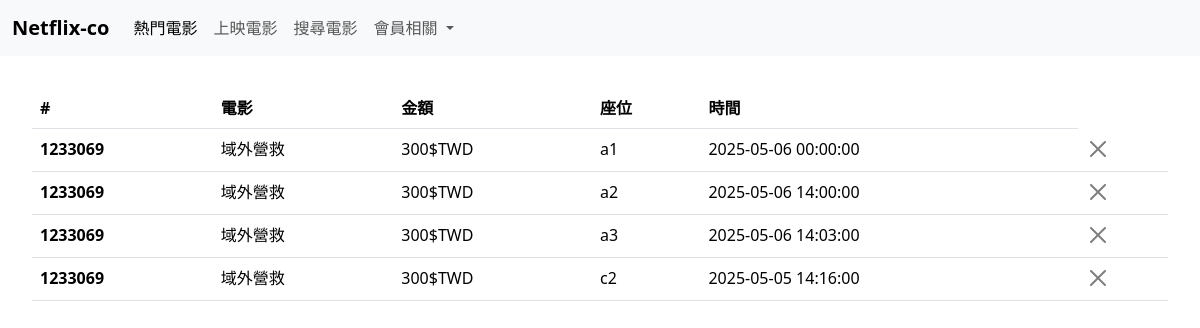
Screenshot of /booking/history (signed in) with the database file from the repository.
### app/models.py (models this page shows)
class Booking(Base):
    __tablename__ = 'booking'
    id = Column(Integer, primary_key=True)
    user_id = Column(Integer, ForeignKey('users.id'), nullable=False)
    movie_id = Column(Integer, ForeignKey('movies.id'), nullable=False)
    seat_id = Column(Integer, ForeignKey('seats.id'), nullable=False)
    booking_time = Column(DateTime, nullable=False)
    user = relationship("User", back_populates="bookings")
    movie = relationship("Movie", back_populates="bookings")
    seats = relationship("Seat", back_populates='bookings')

class Movie(Base):
    __tablename__ = 'movies'
    id = Column(Integer, primary_key=True)
    title = Column(String(200), nullable=False)
    description = Column(String(2000), nullable=False)
    release_date = Column(String(200), nullable=False)
    bookings = relationship("Booking", back_populates="movie")
    seats = relationship("Seat", back_populates='movie')

class Seat(Base):
    __tablename__ = "seats"
    id = Column(Integer, primary_key=True)
    seat_number = Column(String, nullable=False)
    movie_id = Column(Integer, ForeignKey('movies.id'), nullable=False)
    is_taken = Column(Boolean, default=False)
    movie = relationship("Movie", back_populates='seats')
    bookings = relationship("Booking", back_populates="seats")

### app/routes/order_routes.py (the view)
@order_bp.route('/history')
def history():
    user_id = current_user.id
    bookings = db_session.query(Booking).filter_by(user_id=user_id).all()
    return render_template('history.html', bookings=bookings)

### app/__init__.py (called while the page is built)
def create_app():
    app = Flask(__name__)
    app.config.from_object(Config)
    init_db()
    seed_movies()
    create_seat()
    get_routes(app)
    login_manager.init_app(app)
    @login_manager.user_loader
    def load_user(user_id):
        return db_session.query(User).get(user_id)
    @app.teardown_appcontext
    def close_session(exception=None):
        db_session.remove()
    return app

### app/templates/history.html
{% extends 'base.html' %} {% block content %}
<table class="table">
  <thead>
    <tr>
      <th scope="col">#</th>
      <th scope="col">電影</th>
      <th scope="col">金額</th>
      <th scope="col">座位</th>
      <th scope="col">時間</th>
    </tr>
  </thead>
  <tbody>
    {%for booking in bookings%}
    <tr>
      <th scope="row">{{booking.movie[ 'id']}}</th>
      <td>{{booking.movie['title']}}</td>
      <td>300$TWD</td>
      <td>{{booking.seats['seat_number']}}</td>
      <td>{{booking['booking_time']}}</td>
      <td>
        <form
          action="{{url_for('booking.delete', id = booking['id'])}}"
          method="post"
        >
          <button type="submit" class="btn-close"></button>
        </form>
      </td>
    </tr>
    {%endfor%}
  </tbody>
</table>
{%endblock%}

### rows the page displays
Booking: movie "1233069", movie "域外營救", seats.seat_number "a1", booking_time "2025-05-06 00:00:00"
Booking: movie "1233069", movie "域外營救", seats.seat_number "a2", booking_time "2025-05-06 14:00:00"
Booking: movie "1233069", movie "域外營救", seats.seat_number "a3", booking_time "2025-05-06 14:03:00"
Booking: movie "1233069", movie "域外營救", seats.seat_number "c2", booking_time "2025-05-05 14:16:00"
